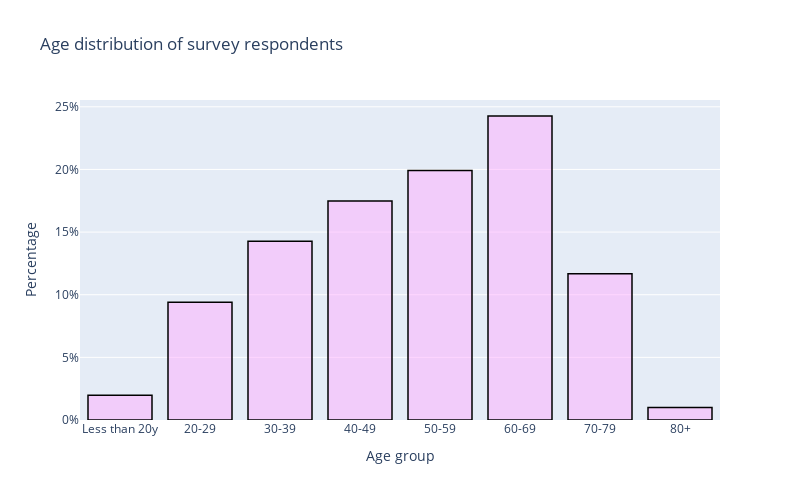

Write notebook code for a chart like this one.
### Code cell
trace = go.Bar(
                x = age_labels,
                y = age_vals,
                marker = dict(color = 'rgba(255, 174, 255, 0.5)',
                             line=dict(color='rgb(0,0,0)',width=1.5)))

data = [trace]
layout = dict(title = 'Age distribution of survey respondents',
              xaxis= dict(title= 'Age group',ticklen= 5,tickangle = 0, zeroline= False),
              yaxis= dict(title= 'Percentage',ticklen= 5,zeroline= False, tickformat = ',.0%'),
              autosize=False, 
              width=800,
              height=500,)
    
fig = dict(data = data, layout = layout)
iplot(fig)

### Figure 1 — Plotly figure (JSON) as saved in the notebook; plotly's stock layout.template omitted (floating-point values rounded to 4 significant figures)
{"data": [{"marker": {"color": "rgba(255, 174, 255, 0.5)", "line": {"color": "rgb(0,0,0)", "width": 1.5}}, "type": "bar", "x": ["Less than 20y", "20-29", "30-39", "40-49", "50-59", "60-69", "70-79", "80+"], "y": [0.0197, 0.09402, 0.1428, 0.1749, 0.1991, 0.2427, 0.1168, 0.01002]}], "layout": {"autosize": false, "height": 500, "title": {"text": "Age distribution of survey respondents"}, "width": 800, "xaxis": {"tickangle": 0, "ticklen": 5, "title": {"text": "Age group"}, "zeroline": false}, "yaxis": {"tickformat": ",.0%", "ticklen": 5, "title": {"text": "Percentage"}, "zeroline": false}}}
